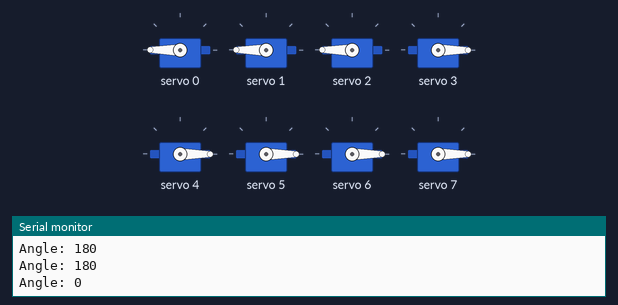
The sketch below on a simulated Arduino Uno, built with avr-gcc and run on an emulated ATmega328P. Parts: 8 × servo, the last lines printed to the serial monitor. Random numbers use the default seed unless the sketch sets one.

Above: at 0.1 s.
At 3.0 s:
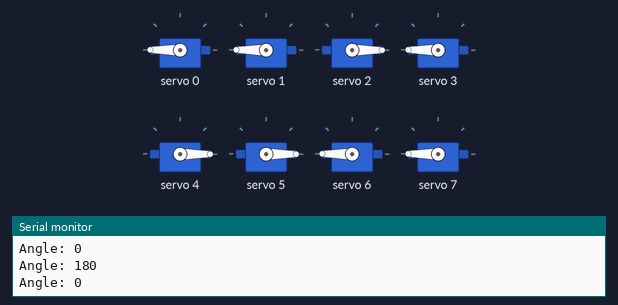
At 8.8 s:
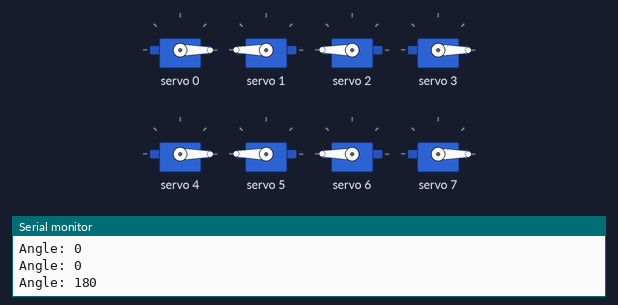
At 18.5 s:
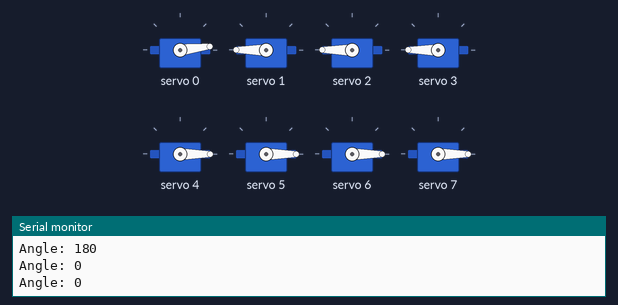
At 26.2 s:
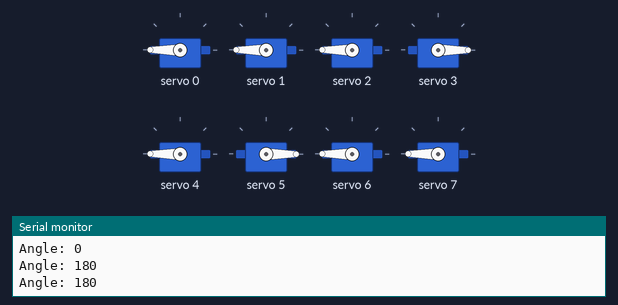
At 37.7 s:
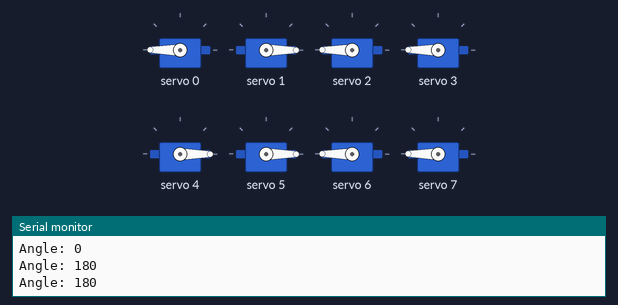
Timing chart, 0 to 40.0 s (numbered marks = the images above):
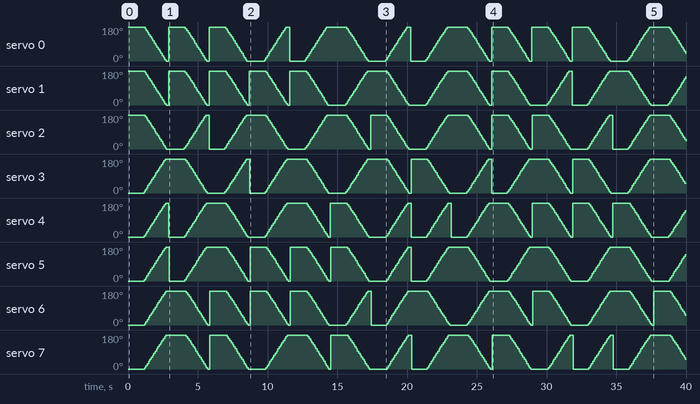

Measured:
- by itself, servo 0: 180° → 172° at 1.2 s, → 161° 0.09 s later, → 150° 0.09 s later, → 139° 0.09 s later, … (241 changes in this stretch)
- by itself, servo 1: 180° → 172° at 1.2 s, → 161° 0.09 s later, → 150° 0.09 s later, → 139° 0.09 s later, … (241 changes in this stretch)
- by itself, servo 2: 180° → 172° at 1.2 s, → 161° 0.09 s later, → 150° 0.09 s later, → 139° 0.09 s later, … (238 changes in this stretch)
- by itself, servo 3: 0° → 7° at 1.1 s, → 18° 0.09 s later, → 29° 0.09 s later, → 40° 0.09 s later, … (237 changes in this stretch)
- by itself, servo 4: 0° → 7° at 1.2 s, → 18° 0.09 s later, → 29° 0.09 s later, → 40° 0.09 s later, … (241 changes in this stretch)
- by itself, servo 5: 0° → 7° at 1.2 s, → 18° 0.09 s later, → 29° 0.09 s later, → 40° 0.09 s later, … (239 changes in this stretch)
- by itself, servo 6: 0° → 7° at 1.2 s, → 18° 0.09 s later, → 29° 0.09 s later, → 40° 0.09 s later, … (239 changes in this stretch)
- by itself, servo 7: 0° → 7° at 1.2 s, → 18° 0.09 s later, → 29° 0.09 s later, → 40° 0.09 s later, … (239 changes in this stretch)

The sketch:

servo-demo-code.ino
```cpp
#include <Adafruit_PWMServoDriver.h>
#include <stdio.h>
#include <stdlib.h> // Required for rand() and srand()
#include <time.h>   // Required for time()
Adafruit_PWMServoDriver board1 = Adafruit_PWMServoDriver(0x40);       // called this way, it uses the default address 0x40

#define SERVOMIN  125                                                 // this is the 'minimum' pulse length count (out of 4096)
#define SERVOMAX  625                                                 // this is the 'maximum' pulse length count (out of 4096)

const int number_of_servos = 8;
int direction_array[number_of_servos];
int servo_angle;
int angle_increment = 10;

void setup() {
  Serial.begin(9600);
  Serial.println("16 channel Servo test!");
  board1.begin();
  board1.setPWMFreq(60);                  // Analog servos run at ~60 Hz updates

}

void loop() {

    // Generate a random number (0 or 1)
  for(int i=0; i<number_of_servos;i++){
    direction_array[i] = directionCode();
    Serial.println(direction_array[i]);
  }


// if direction is 1, starting is 180, and end is 0
// if direction is -1, starting is 0, and end is 180
  for(int i=0; i<number_of_servos; i++){
    board1.setPWM(i, 0, angleToPulse(90+90*direction_array[i]));
  }
  delay(1000);

  for( int angle =0; angle<181; angle +=angle_increment){
    for(int i=0; i<number_of_servos; i++){
        servo_angle = 90+90*direction_array[i] - angle*direction_array[i];
        board1.setPWM(i, 0, angleToPulse(servo_angle) );
      }
  }
  delay(100);
}

int angleToPulse(int ang)                             //gets angle in degree and returns the pulse width
  {  int pulse = map(ang,0, 180, SERVOMIN,SERVOMAX);  // map angle of 0 to 180 to Servo min and Servo max
     Serial.print("Angle: ");Serial.println(ang);
     //Serial.print(" pulse: ");Serial.println(pulse);
     return pulse;
  }

int directionCode() {
    int random_binary = rand() % 2 ;

    // Map to -1 or 1
    int result = (random_binary == 0) ? -1 : 1;
    //Serial.print("Random binary: ");Serial.println(random_binary);
    //Serial.print("Random negative or positive 1: ");Serial.println(result);
    return result;
}
```
